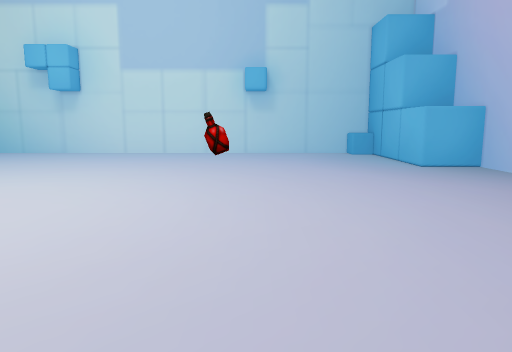
[1] (above)

13 first-person views from a walk through a scene from a Unity 3-D project. The camera is 0.56 m above the floor, tilts 8° down and sees 70° across. The floor is counted in squares, 0.5 m on a side. Each view is taken from the middle of a square. On the plan, view 1 faces up. The plan holds only what a view shows up to about 14 squares ahead; the rest is blank. The player character is not drawn. Some surface patterns are stand-ins.

[2]
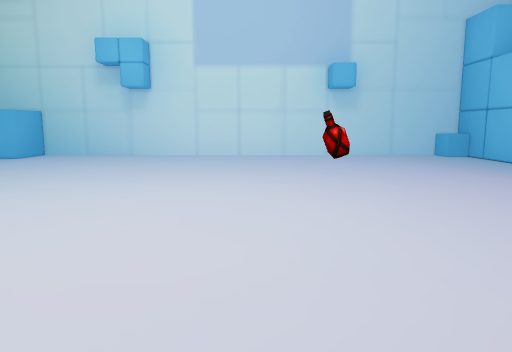

[3]
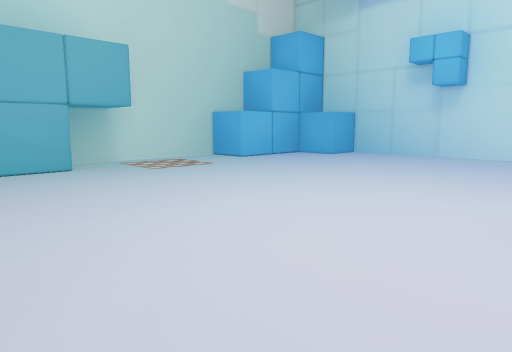

[4]
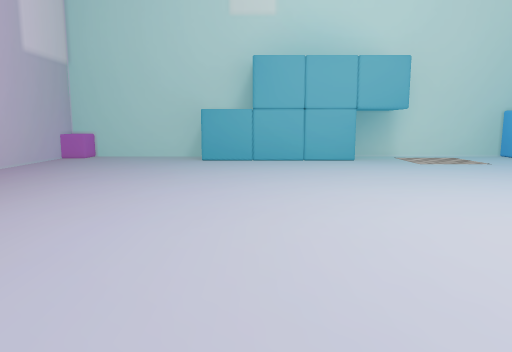

[5]
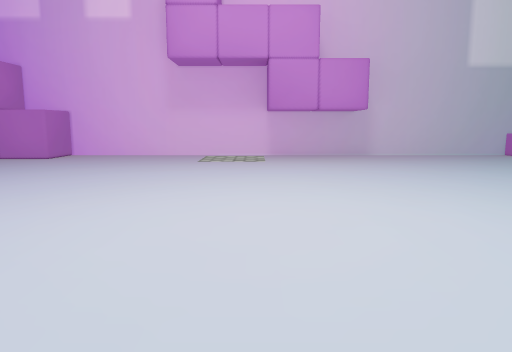

[6]
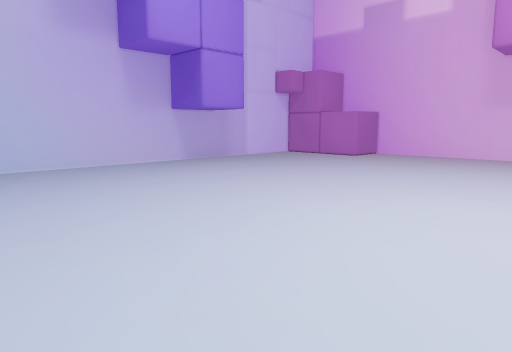

[7]
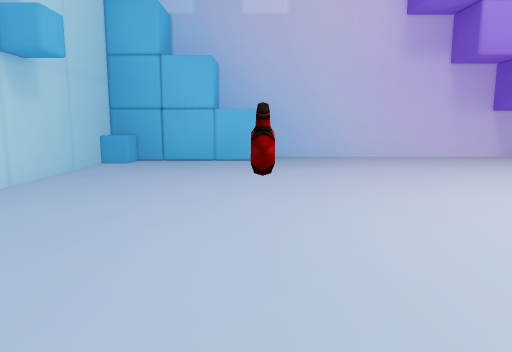

[8]
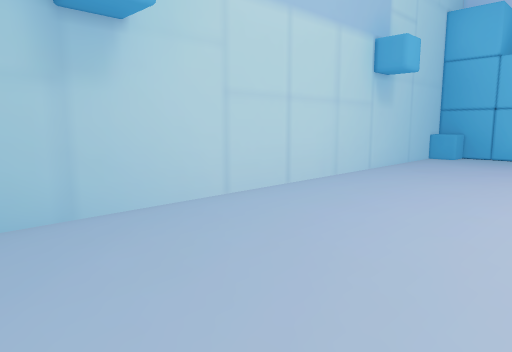

[9]
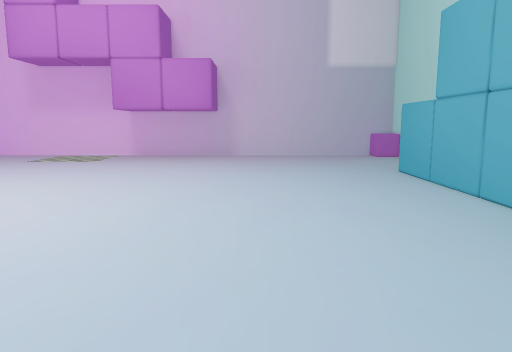

[10]
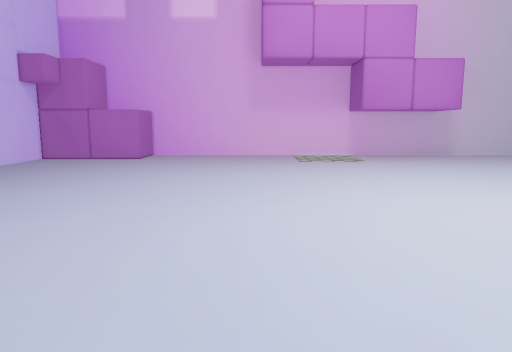

[11]
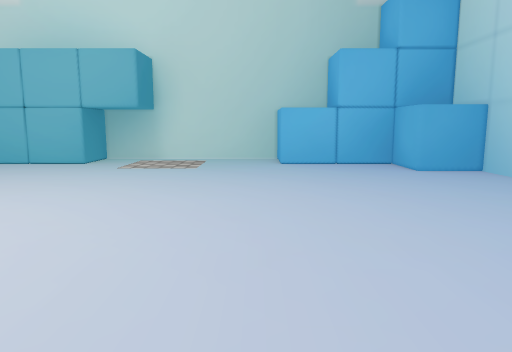

[12]
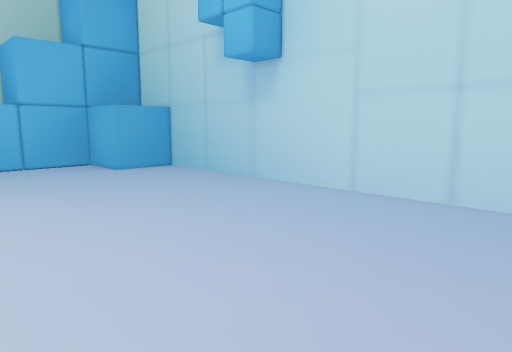

[13]
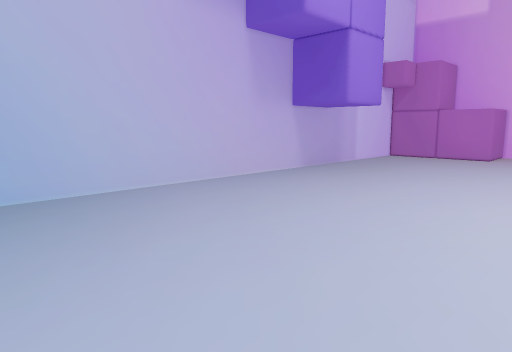

### Floor plan
Points are (right, up) in squares from view 1. A wall is a line through its corners. A room is listed if a view was taken in it or the views show most of it. See-through windows are left out.
Room 1 (views 1, 2, 3, 4, 5, 6, 7, 8, 9, 10, 11, 12, 13)
walls: (-14, -0.9) (-14, -5.5) (2.8, -5.5) (2.8, -3.9) (6, -3.9) (6, 9.7) (4.4, 9.7) (4.4, 14.5) (-10.8, 14.5) (-10.8, 12.9) (-12.4, 12.9) (-12.4, 9.7) (-14, 9.7) (-14, 4.1) (-12.4, 4.1) (-12.4, -0.8)
low walls: (4.4, 13.7) (3.6, 13.7) (3.6, 14.5); (-14, -4.7) (-13.2, -4.7) (-13.2, -5.5)
objects: bottle (-1, 10)

Where each view was taken, in squares from view 1:
view 1: 0 up, 0 right, facing up
view 2: 1 up, 3 left, facing up
view 3: 1 up, 3 left, facing up-left
view 4: 1 up, 1 left, facing left
view 5: 8 up, 4 left, facing down
view 6: 8 up, 4 left, facing down-right
view 7: 10 up, 7 left, facing right
view 8: 10 up, 9 left, facing up-right
view 9: 8 up, 9 left, facing down
view 10: 8 up, 1 left, facing down
view 11: 9 up, 2 left, facing left
view 12: 9 up, 2 left, facing up-left
view 13: 9 up, 0 right, facing down-right
